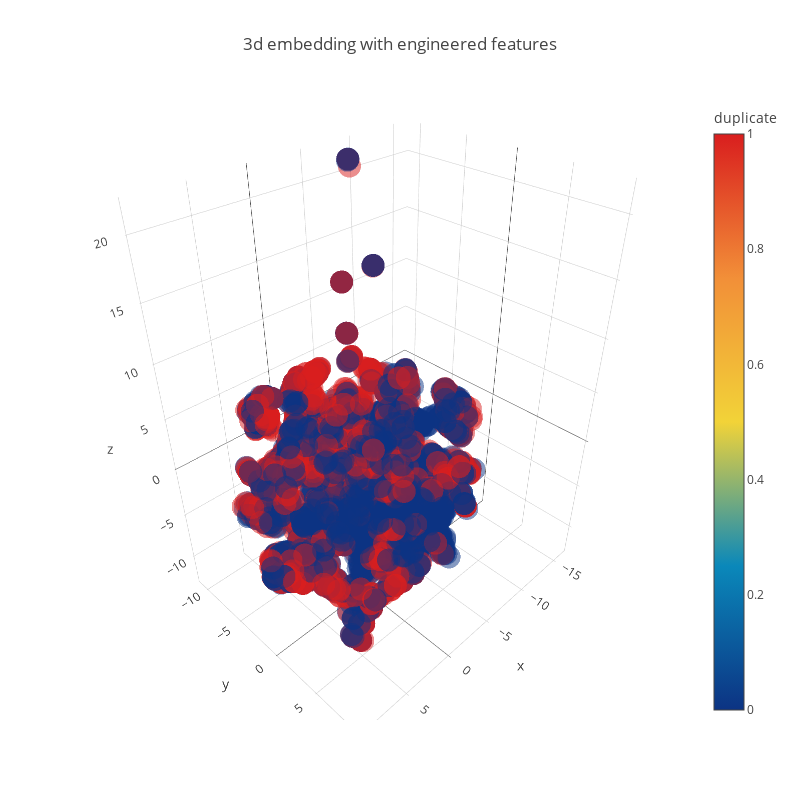

The notebook cell saved with this chart:
### Code cell
trace1 = go.Scatter3d(
    x=tsne[:,0],
    y=tsne[:,1],
    z=tsne[:,2],
    mode='markers',
    marker=dict(
        sizemode='diameter',
        color = Y_,
        colorscale = 'Portland',
        colorbar = dict(title = 'duplicate'),
        line=dict(color='rgb(255, 255, 255)'),
        opacity=0.50
    )
)

data=[trace1]
layout=dict(height=800, width=800, title='3d embedding with engineered features')
fig=dict(data=data, layout=layout)
py.iplot(fig, filename='3DBubble')

### Figure 1 — Plotly figure (JSON) as saved in the notebook; plotly's stock layout.template omitted (floating-point values rounded to 4 significant figures; data arrays with more than 128 entries replaced by an {"elided": "..."} marker saying what was removed)
{"data": [{"marker": {"color": {"elided": "5000 int values"}, "colorbar": {"title": "duplicate"}, "colorscale": "Portland", "line": {"color": "rgb(255, 255, 255)"}, "opacity": 0.5, "sizemode": "diameter"}, "mode": "markers", "type": "scatter3d", "x": {"elided": "5000 float values"}, "y": {"elided": "5000 float values"}, "z": {"elided": "5000 float values"}}], "layout": {"height": 800, "title": "3d embedding with engineered features", "width": 800}}
